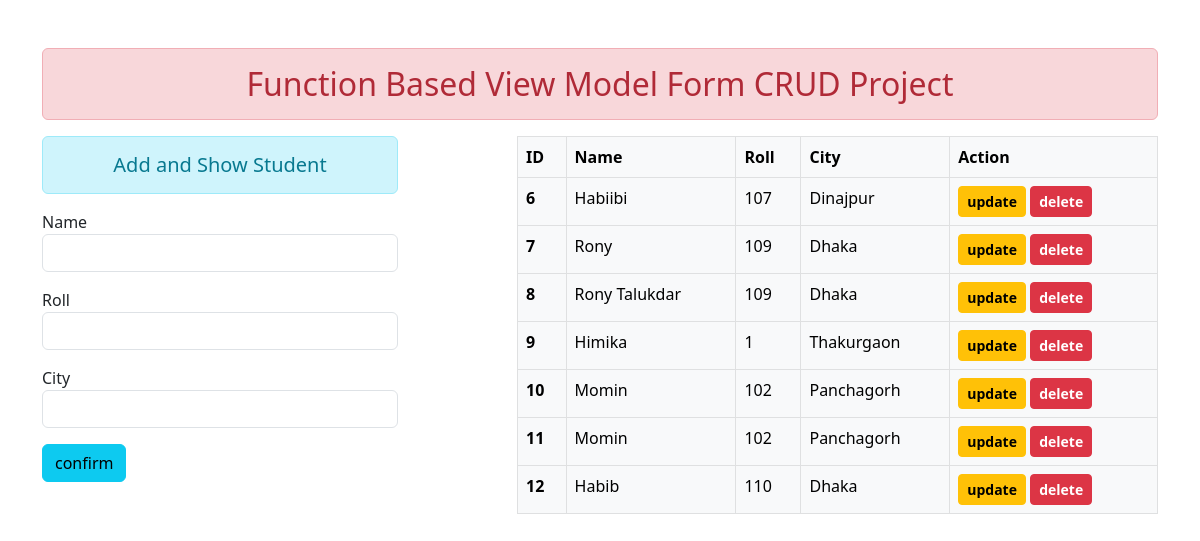
The page / on the database its author committed.
### testapp/models.py (models this page shows)
class Student(models.Model):
    name = models.CharField(max_length=100)
    roll = models.IntegerField()
    city = models.CharField(max_length=100)

### testapp/views.py (the view)
# urls.py: path('', views.addAndShow, name='home'),
def addAndShow(request):
    if request.method == 'POST':
        student_form = StudentForm(request.POST)
        if student_form.is_valid():
            student_form.save()
            student_form = StudentForm(label_suffix=' ')
    else:
        student_form = StudentForm(label_suffix=' ')
    all_students = Student.objects.all()
    return render(request, 'testapp/addandshow.html', {'form': student_form, 'all_students': all_students})

### testapp/forms.py
class StudentForm(forms.ModelForm):
    class Meta:
        model = Student
        fields = ['id', 'name', 'roll', 'city']
        widgets = {
            'name': forms.TextInput(attrs={'class': 'form-control'}),
            'roll': forms.NumberInput(attrs={'class': 'form-control'}),
            'city': forms.TextInput(attrs={'class': 'form-control'}),
        }

### testapp/templates/testapp/addandshow.html (shortened to what this page needs)
{% extends 'testapp/index.html' %} {% block content %}
<div class="row">
  <div class="col-sm-4">
    <h5 class="text-center alert alert-info">Add and Show Student</h5>
    <form action="" method="POST">
      {% csrf_token %} {{form.as_p}}
      <button class="btn btn-info" type="submit">confirm</button>
    </form>
  </div>
  <div class="col-sm-7 offset-1">
    <div class="table-responsive">
      <table class="table table-hover table-bordered table-light">
        <thead>
          <tr>
            <th scope="col">ID</th>
            <th scope="col">Name</th>
            <th scope="col">Roll</th>
            <th scope="col">City</th>
            <th scope="col">Action</th>
          </tr>
        </thead>
        <tbody>
          {% for student in all_students %}
          <tr>
            <th scope="row">{{student.id}}</th>
            <td>{{student.name}}</td>
            <td>{{student.roll}}</td>
            <td>{{student.city}}</td>
            <td>
              <a
                href="{% url 'updateStudent' student.id %}"
                class="btn btn-warning btn-sm"
              >
                <b>update</b>
              </a>
              <form
                action="{% url 'deleteStudent' student.id %}"
                method="POST"
                class="d-inline"
              >
                <button class="btn btn-danger btn-sm"><b>delete</b></button>
              </form>
            </td>
          </tr>
          {% endfor %}
        </tbody>
      </table>
    </div>
  </div>
</div>
{% endblock content %}

### testapp/templates/testapp/index.html (shortened to what this page needs)
<!DOCTYPE html>
{% load static %}
<html lang="en">
  <head>
    <link rel="stylesheet" href="{% static 'testapp/css/bootstrap.css' %}" />
  </head>
  <body>
    <div class="container mt-5">
      <h2 class="text-center alert alert-danger">
        Function Based View Model Form CRUD Project
      </h2>
      {% block content %}{% endblock content %}
    </div>
  </body>
</html>

### rows shown on the page
Student: id "6", name "Habiibi", roll "107", city "Dinajpur"
Student: id "7", name "Rony", roll "109", city "Dhaka"
Student: id "8", name "Rony Talukdar", roll "109", city "Dhaka"
Student: id "9", name "Himika", roll "1", city "Thakurgaon"
Student: id "10", name "Momin", roll "102", city "Panchagorh"
Student: id "11", name "Momin", roll "102", city "Panchagorh"
Student: id "12", name "Habib", roll "110", city "Dhaka"
